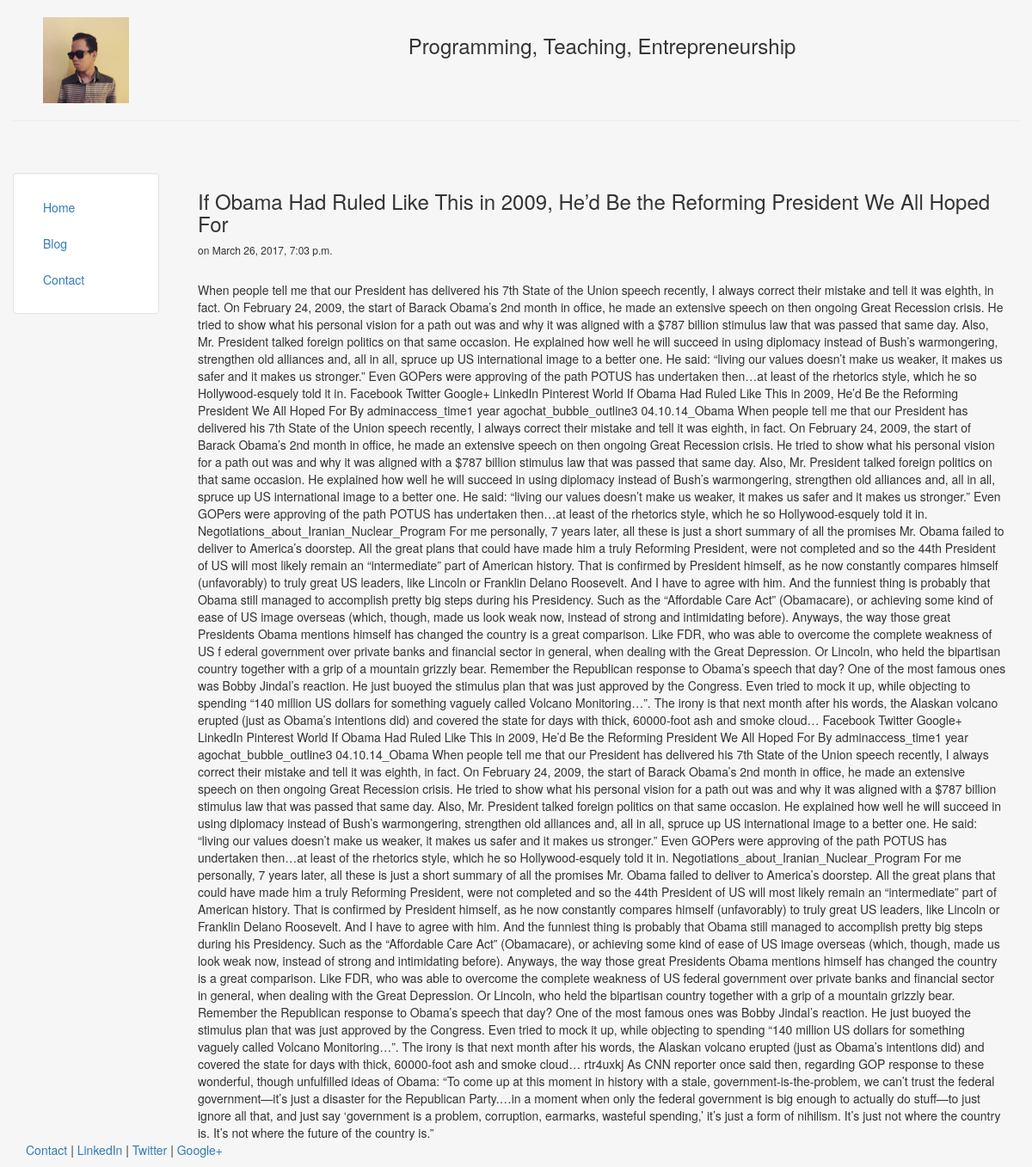
Page /blog/3 on the committed database.
### blog/models.py (models this page shows, shortened)
class Post(models.Model):
    title = models.CharField(max_length=200)
    body = models.TextField()
    date = models.DateTimeField()

### blog/templates/blog/post.html
{% extends "personal/header.html" %}
{% block content %}
    <h3>{{ post.title }}</h3>
    <h6>on {{ post.date }}</h6>
    <br>
    {{ post.body|safe}}
    <br>
{% endblock %}

### personal/templates/personal/header.html (style rules this page uses)
html, body { height:100% }

### rows in the picture
Post: title "If Obama Had Ruled Like This in 2009, He’d Be the Reforming President We All Hoped For", date "March 26, 2017, 7:03 p.m.", body "When people tell me that our President has delivered his 7th State of the Union speech recently, I always correct their mistake and tell it was eighth, in fact. On February 24, 2009, the start of Barack Obama’s 2nd month in office, he made an extensive speech on then ongoing Great Recession crisis. He tried to show what his personal vision for a path out was and why it was aligned with a $787 billion stimulus law that was passed that same day. Also, Mr. President talked foreign politics on that same occasion. He explained how well he will succeed in using diplomacy instead of Bush’s warmongering, strengthen old alliances and, all in all, spruce up US international image to a better one. He…"
